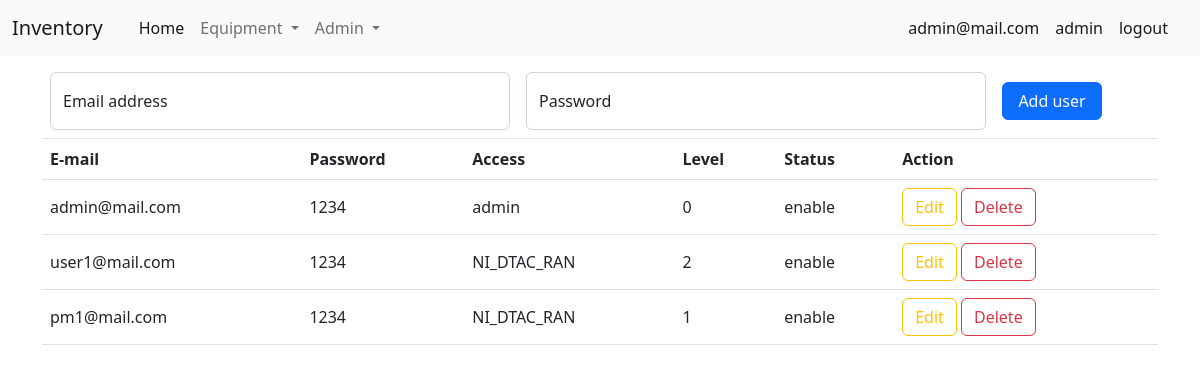
Before: /admin/user (signed in) with the older database file.
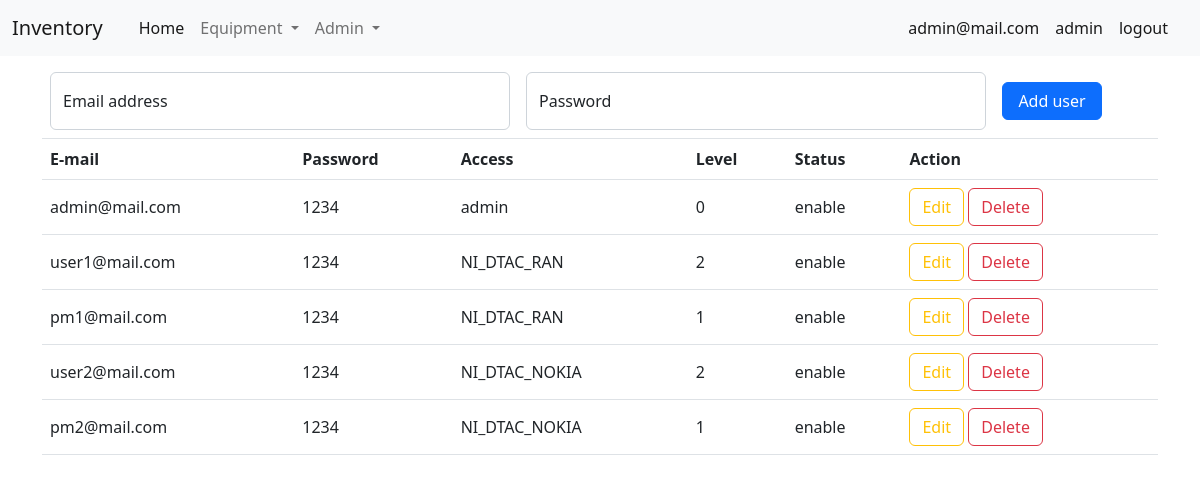
After: the same page with the newer database file.
### tables this page shows
CREATE TABLE "tb_userlogin" (
	"no"	INTEGER NOT NULL,
	"email"	TEXT,
	"password"	TEXT,
	"access"	TEXT,
	"status"	TEXT,
	"level"	TEXT,
	PRIMARY KEY("no")
);

### app_admin.py (the view)
@app_admin.route("/admin/user")
def page_user():
    if "email" not in session:
        return redirect("/login")
    else:
        con = sqlite3.connect("db/db.db")
        cur = con.cursor()
        sql_1 = 'select * from tb_userlogin'
        curs = cur.execute(sql_1)
        data = curs.fetchall()
        sql_2 = 'select * from tb_access'
        curs = cur.execute(sql_2)
        access = curs.fetchall()
        con.close()
        return render_template("admin/user.html", data=data, access=access)

### templates/admin/user.html (shortened to what this page needs)
<!DOCTYPE html>
<html lang="en">
<head>
    <link rel="stylesheet" href="/static/css/bootstrap_5-2-2.css">
</head>
<body>
    {% include "/menu.html" %}
    <div class="container mt-3">
        <form action="/admin/user/fn_add_user" method="POST" class="d-flex m-2 align-items-center">
            <div class="form-floating me-3">
                <input type="email" style="width: 460px;" class="form-control" id="" placeholder="name@example.com"
                    name="email" required>
                <label for="floatingInput">Email address</label>
            </div>
            <div class="form-floating me-3">
                <input type="password" style="width: 460px;" class="form-control" id="floatingPassword"
                    placeholder="Password" name="password" required>
                <label for="floatingPassword">Password</label>
            </div>
            <div class="">
                <button type="submit" class="btn btn-primary" style="width: 100px;">Add user</button>
            </div>
        </form>
    </div>
    <div class="container">
        <table class="table border-top">
            <thead>
                <tr>
                    <th scope="col">E-mail</th>
                    <th scope="col">Password</th>
                    <th scope="col">Access</th>
                    <th scope="col">Level</th>
                    <th scope="col">Status</th>
                    <th scope="col">Action</th>
                </tr>
            </thead>
            <tbody>
                {% for row in data %}
                <tr>
                    <td class="align-middle">{{row[1]}}</td>
                    <td class="align-middle">{{row[2]}}</td>
                    <td class="align-middle">{{row[3]}}</td>
                    <td class="align-middle">{{row[5]}}</td>
                    <td class="align-middle">{{row[4]}}</td>
                    <td>
                        <button type="button" class="btn btn-outline-warning" data-bs-toggle="modal"
                            data-bs-target="#staticBackdrop{{row[0]}}">
                            Edit
                        </button>
                        <button type="button" class="btn btn-outline-danger" data-bs-toggle="modal"
                            data-bs-target="#exampleModal{{row[0]}}">
                            Delete
                        </button>
                    </td>
                </tr>
                {% endfor %}
            </tbody>
        </table>
    </div>
</body>
</html>

### templates/menu.html (shortened to what this page needs)
<nav class="navbar navbar-expand-lg bg-light">
    <div class="container-fluid">
        <a class="navbar-brand" href="/">Inventory {{list_store}}</a>
        <div class="collapse navbar-collapse" id="navbarSupportedContent">
            <div class="container">
                <ul class="navbar-nav me-auto mb-2 mb-lg-0">
                    <li class="nav-item">
                        <a class="nav-link active" aria-current="page" href="/">Home</a>
                    </li>
                    <li class="nav-item dropdown">
                        <a class="nav-link dropdown-toggle" href="#" role="button" data-bs-toggle="dropdown"
                            aria-expanded="false">
                            Equipment
                        </a>
                    </li>
                    {% if session["access"] == "admin" %}
                    <li class="nav-item dropdown">
                        <a class="nav-link dropdown-toggle" href="#" role="button" data-bs-toggle="dropdown"
                            aria-expanded="false">
                            Admin
                        </a>
                    </li>
                    {% endif %}
                </ul>
            </div>
            <div class="container">
                <ul class="navbar-nav me-auto mb-2 mb-lg-0 d-flex justify-content-end">
                    <li class="nav-item">
                        <a class="nav-link active" aria-current="page">{{session["email"]}}</a>
                    </li>
                    <li class="nav-item">
                        <a class="nav-link active" aria-current="page">{{session["access"]}}</a>
                    </li>
                    <li class="nav-item">
                        <a class="nav-link active" aria-current="page" href="/fn_logout">logout</a>
                    </li>
                </ul>
            </div>
        </div>
    </div>
</nav>

Changed rows visible on the page:
added tb_userlogin: email "user2@mail.com", password "1234", access "NI_DTAC_NOKIA", level "2", status "enable"
added tb_userlogin: email "pm2@mail.com", password "1234", access "NI_DTAC_NOKIA", level "1", status "enable"
